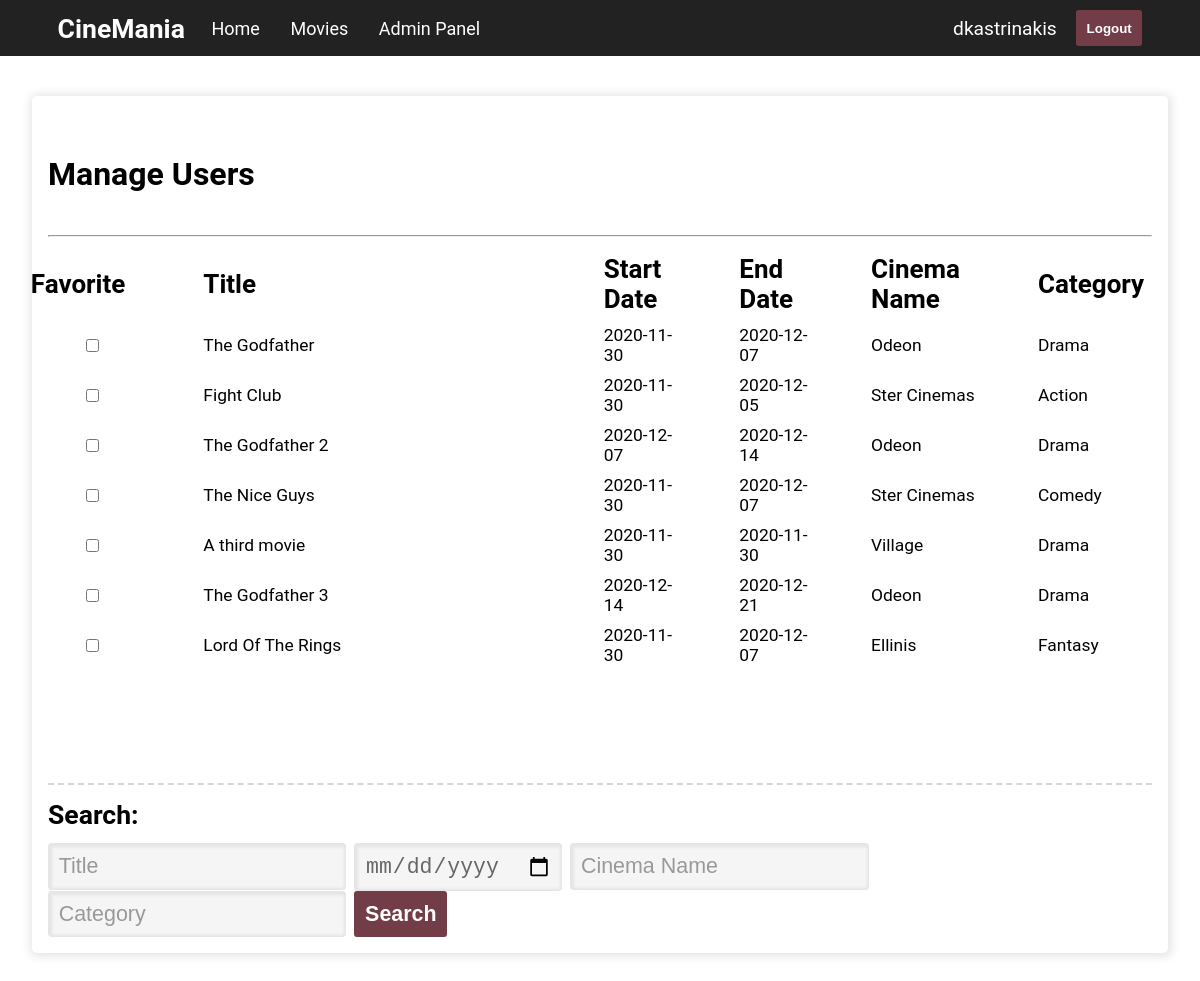
The app's page /apache_php/app/movies.php (signed in) with its own data.
### tables this page shows
CREATE TABLE `Movies` (
  `ID` varchar(10) NOT NULL,
  `TITLE` varchar(50) NOT NULL,
  `STARTDATE` date DEFAULT NULL,
  `ENDDATE` date DEFAULT NULL,
  `CINEMANAME` varchar(20) DEFAULT NULL,
  `CATEGORY` varchar(20) DEFAULT NULL
);

### apache_php/app/db_scripts/Models/Movies.php (called while the page is built, shortened)
<?php
class Movie
{
    public string $id;
    public function __construct($title, $start_date, $end_date, $cinema_name, $category)
    {
        $this->generateID();
        $this->title = $title;
        $this->start_date = $start_date;
        $this->end_date = $end_date;
        $this->cinema_name = $cinema_name;
        $this->category = $category;
    }
    private function generateID()
    {
        do {
            $this->id = getRandomString(9, $this::ID_PREFIX);
        } while($this->checkIfUniqueID() === false);
    }
    public function checkIfUniqueID():bool
    {
        $conn = OpenCon(true);
        $sql_str = "SELECT ID FROM movies WHERE id=?";
        $stmt = $conn->prepare($sql_str);
        $stmt->bind_param("s",$id);
        $id = $this->id;
        if (!$stmt->execute())
            logger("Check Movie ID failed " . $stmt->error . ".");
        if ($stmt->affected_rows === 1)
            return false;
        else
            return true;
    }
    public static function CreateExistingMovieObj($id, $name, $start_date, $end_date, $cinema_name, $category):Movie
    {
        $movie = new Movie($name, $start_date, $end_date, $cinema_name, $category);
        $movie->id = $id;
        return $movie;
    }
    public static function GetAllMovies($current_user_id):array {
        $conn = OpenCon(true);
        $sql_str = "SELECT m.ID as m_ID,  m.TITLE, m.STARTDATE, m.ENDDATE, m.CINEMANAME, m.CATEGORY, f.ID as f_ID
                    FROM movies m
                        LEFT JOIN favorites f ON f.USERID = ? AND f.MOVIEID = m.ID;";
        $stmt = $conn->prepare($sql_str);
        $stmt->bind_param("s", $current_user_id,);
        if (!$stmt->execute())
            logger("Get all movies failed " . $stmt->error);
        $result = $stmt->get_result();
        $num_of_rows = $result->num_rows;
        $ret_array = array();
        while ($row = $result->fetch_assoc()) {
            $movie = Movie::CreateExistingMovieObj(
                $row['m_ID'], $row['TITLE'], $row['STARTDATE'], $row['ENDDATE'],
                $row['CINEMANAME'], $row['CATEGORY']);
            $movie->favorite = isset($row['f_ID']);
            $ret_array[] = $movie;
        }
        return $ret_array;
    }
}

### apache_php/app/Utils/Logs.php (called while the page is built, shortened)
<?php
function logger($msg)
{
    $msg = date("[d/m] h:i:sa") . ": ". $msg . "\n";
}

### apache_php/app/Utils/Random.php (called while the page is built)
<?php
function getRandomString(int $length, string $prefix):string
{
    $str = $prefix[0];
    for ($i = 0; $i < $length; $i++) {
        $str = $str . strval(mt_rand(0,9));
    }
    return $str;
}

### apache_php/app/movies.php (the view, shortened to what this page needs)
<?php
include_once '../db_scripts/Models/Users.php';
include_once '../db_scripts/Models/Movies.php';
include_once('../Utils/Random.php');
include_once('../Utils/Logs.php');
    ?>
<!DOCTYPE html>
<html lang="en">
<head>
    <link rel='stylesheet' type='text/css' href='CSS/main.css' />
    <link rel='stylesheet' type='text/css' href='CSS/movies.css' />
</head>
<body class="no-overflow">
<div class="top-nav">
    <div class="nav-items">
        <h5 id="top-nav-title">CineMania</h5>
        <a href="welcome.php">Home</a>
        <a href="movies.php">Movies</a>
        <?php
        if ($_SESSION['user_role'] === USER::ADMIN)
            echo '<a href="administration.php">Admin Panel</a>';
        ?>
    </div>
    <form id="logout-form" method="post" action="./index.php?logout" class="fl-row">
        <span id="username-span"><?php echo $_SESSION['user_username'] ?></span>
        <button type="submit" class="btn-primary">Logout</button>
    </form>
</div>
<div class="main-content" id="movies_content">
    <div class="card">
        <h4>Manage Users</h4>
        <hr/>
        <div class="table-container">
            <table id="admin-table">
                <tr>
                    <th>Favorite</th>
                    <th>Title</th>
                    <th>Start Date</th>
                    <th>End Date</th>
                    <th>Cinema Name</th>
                    <th>Category</th>
                </tr>
                <?php
                if (isset($_GET['search']))
                {
                    $movies = Movie::Search($_SESSION['user_id'], $_GET['title'], $_GET['date'], $_GET['cin_name'], $_GET['cat']);
                }
                else
                {
                    $movies = Movie::GetAllMovies($_SESSION['user_id']);
                }
                foreach ($movies as $movie)
                {
                    ?>
                    <tr id="movie_<?php echo $movie->id?>">
                        <td><div><input id="<?php echo $movie->id?>_favorite"   type="checkbox" <?php echo $movie->favorite ? "checked" : ""?> onclick="toggleFavorite('<?php echo $movie->id?>', this)"/></div></td>
                        <td class="td-movie-title"><div><span id="<?php echo $movie->id?>_title"       ><?php echo $movie->title?></span></div></td>
                        <td><div><span id="<?php echo $movie->id?>_start_date"  ><?php echo $movie->start_date?></span></div></td>
                        <td><div><span id="<?php echo $movie->id?>_end_date"    ><?php echo $movie->end_date?></span></div></td>
                        <td><div><span id="<?php echo $movie->id?>_cinema_name" ><?php echo $movie->cinema_name?></span></div></td>
                        <td><div><span id="<?php echo $movie->id?>_category"    ><?php echo $movie->category?></span></div></td>
                    </tr>
                    <?php
                }
                ?>
            </table>
            <div class="search-cont title-row fl-col">
                <h5>Search: </h5>
                <form method="GET" action="./movies.php">
                    <input name="title" class="custom-input" type="text"  value="" placeholder="Title"/>
                    <input name="date" class="custom-input" type="date"  value="" placeholder="Date"/>
                    <input name="cin_name" class="custom-input" type="text"  value="" placeholder="Cinema Name"/>
                    <input name="cat" class="custom-input" type="text"  value="" placeholder="Category"/>
                    <input class="btn-primary" type="submit" value="Search"/>
                </form>
            </div>
        </div>
    </div>
</div>
</body>
</html>

### apache_php/app/CSS/main.css (style rules this page uses)
:root { --primaryColor: 114, 61, 70; --secondaryColor: 226, 109, 92; --thirdColor: 255, 225, 168; --fourthColor: 201, 203, 163; --backgroundDark: 71, 45, 48; font-family: Roboto, Arial, Helvetica, sans-serif; }
html { height: 100vh; }
body { margin:0; overflow-x:hidden; width: 100vw; font-size:32px; }
input, label, span, p, li { font-size: 0.67em; }
.fl-row { display:flex; flex-direction: row; }
.fl-col { display:flex; flex-direction: column; }
.main-content { padding: 2em 0; width: 100%; }
.card { margin: 1em; padding: 0.5em; background: white; border-radius: 5px; box-shadow: rgba(10, 10, 10, 0.1) 1px 1px 10px 3px; }
.top-nav { display: flex; position: fixed; width: 100vw; flex-direction: row; justify-content: space-between; align-items: center; padding: 10px 0; color: white; background: #222; }
.nav-items { display: flex; flex-direction: row; align-items: center; margin-left: 1.8em; }
#top-nav-title { margin: 0 1em 0 0; cursor: pointer; }
.top-nav a { margin: 0 1.7em 0 0; font-size: large; font-weight: normal; color: inherit; text-decoration-line: none; cursor: pointer; }
#logout-form { margin-right: 1.8em; align-items: center; }
#username-span { font-size: 0.6em; color: white; margin-right: 1em; }
.custom-input { padding: 0.8em 0.8em; border:none; border-radius: 4px; background: rgba(245,245,245,1); color: #666; box-shadow: rgba(205,205,205,0.4) inset 1px 1px 3px 3px; transition: box-shadow 0.2s cubic-bezier(0.22, 0.61, 0.36, 1); }
.custom-input::placeholder, .custom-input::placeholder { color: #999; }
.btn-primary { border-radius: 3px; border:none; background: rgb(var(--primaryColor)); color: white; padding: 0.8em; font-weight: bold; }
.table-container { display: flex; flex-direction: column; align-items: center; }
table { font-size: 26px; border-collapse: collapse; border-spacing: 0; }
tr { border-left: rgba(var(--primaryColor), 0) solid 2px; border-bottom: rgba(0, 0, 0, 0) solid 10px; }
tr:first-of-type { background: none; border-left:none; }
th { text-align: left; padding-left: 1em; }
td { padding: 0 0.5em; }
td div { width: 100%; display: flex; justify-content: center; }
.title-row h5 { border-top: rgba(50,50,50, 0.2) dashed 2px; padding-top: 0.5em; margin-bottom: 0.5em; }

### apache_php/app/CSS/movies.css (style rules this page uses)
#movies_content th { padding-left: 1em; padding-right: 2em; }
#movies_content td { padding: 0 1em; }
#movies_content td div { justify-content: flex-start; }
#movies_content td:first-of-type div { justify-content: center; }
.td-movie-title span { width: 20em; }
.search-cont { margin-top: 2em; }
.search-cont .custom-input { padding: 0.5em 0.5em; }
.search-cont .btn-primary { padding: 0.5em 0.5em; }

### records on screen
movies: TITLE "The Godfather", STARTDATE "2020-11-30", ENDDATE "2020-12-07", CINEMANAME "Odeon", CATEGORY "Drama"
movies: TITLE "Fight Club", STARTDATE "2020-11-30", ENDDATE "2020-12-05", CINEMANAME "Ster Cinemas", CATEGORY "Action"
movies: TITLE "The Godfather 2", STARTDATE "2020-12-07", ENDDATE "2020-12-14", CINEMANAME "Odeon", CATEGORY "Drama"
movies: TITLE "The Nice Guys", STARTDATE "2020-11-30", ENDDATE "2020-12-07", CINEMANAME "Ster Cinemas", CATEGORY "Comedy"
movies: TITLE "A third movie", STARTDATE "2020-11-30", ENDDATE "2020-11-30", CINEMANAME "Village", CATEGORY "Drama"
movies: TITLE "The Godfather 3", STARTDATE "2020-12-14", ENDDATE "2020-12-21", CINEMANAME "Odeon", CATEGORY "Drama"
movies: TITLE "Lord Of The Rings", STARTDATE "2020-11-30", ENDDATE "2020-12-07", CINEMANAME "Ellinis", CATEGORY "Fantasy"

### other values on screen
$_SESSION['user_username'] "dkastrinakis"
